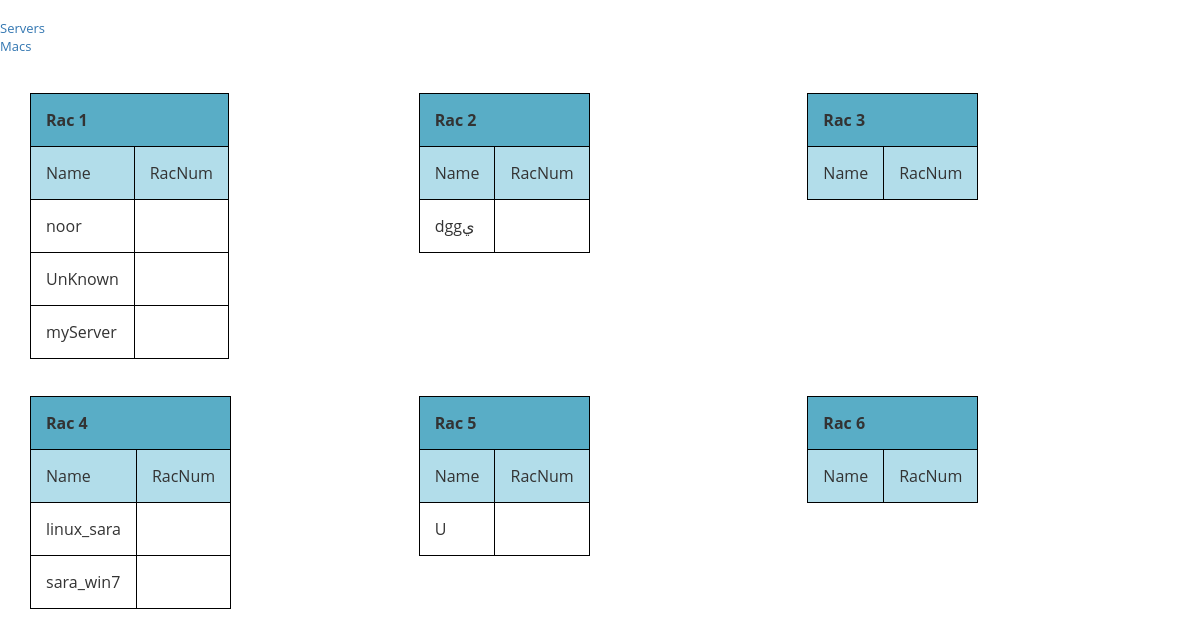
Page /showRacServers on the earlier database version.
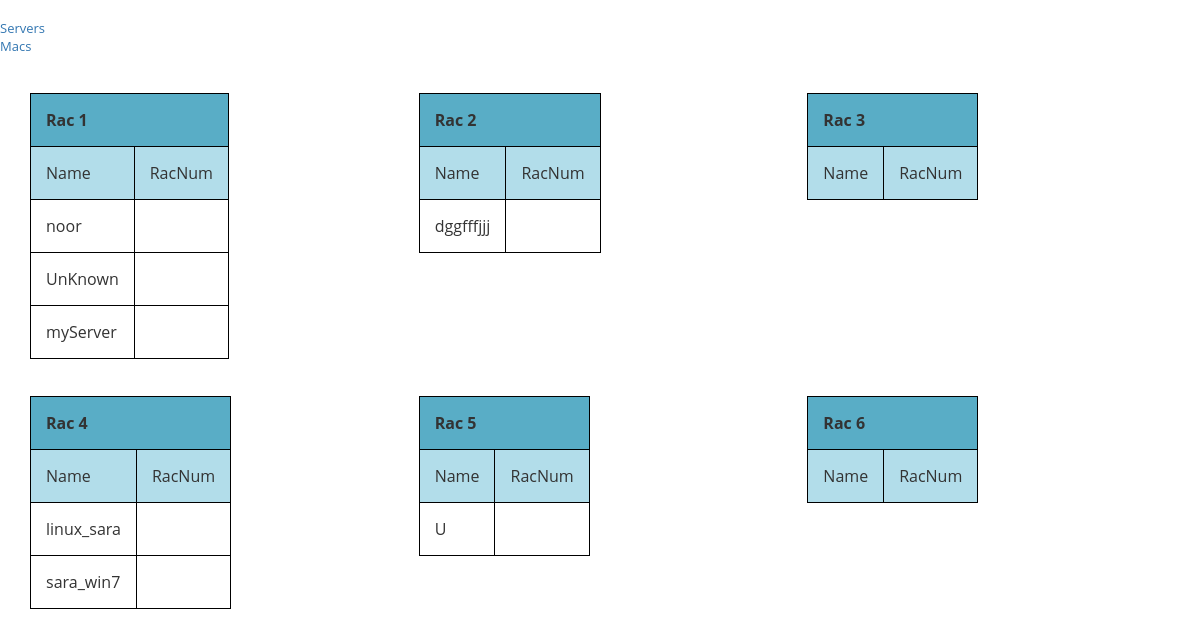
Same page on the later database version.
### blogs/models.py (models this page shows, shortened)
class Server(models.Model):
    typeChoices = (
        ('A', 'A'),
        ('B', 'B'),
        ('C', 'C'),
    )
    name=models.CharField(max_length=30,primary_key=True,default='UnKnown')
    Type = models.CharField(max_length=1, choices = typeChoices)
    RAM = models.CharField(max_length=30)
    Core = models.PositiveSmallIntegerField()
    Storage = models.CharField(max_length=30)
    RackNum = models.ForeignKey('Rac', related_name='racs')

### blogs/views.py (the view)
# urls.py: url(r'^showRacServers$', 'blogs.views.ShowRacServersView', name='showRacServers'),
def ShowRacServersView(request, template_name='RacServers.html'):
    rac1Servers = Server.objects.filter(RackNum=1)
    rac2Servers = Server.objects.filter(RackNum=2)
    rac3Servers = Server.objects.filter(RackNum=3)
    rac4Servers = Server.objects.filter(RackNum=4)
    rac5Servers = Server.objects.filter(RackNum=5)
    rac6Servers = Server.objects.filter(RackNum=6)
    context = {
        'rac1Servers' : rac1Servers,
        'rac2Servers' :rac2Servers,
        'rac3Servers': rac3Servers,
        'rac4Servers': rac4Servers,
        'rac5Servers': rac5Servers,
        'rac6Servers': rac6Servers,
    }
    return render(request, template_name, context)

### blogs/templates/RacServers.html (shortened to what this page needs)
{% load staticfiles %}
<link rel="stylesheet" type="text/css" media="screen" href="{% static 'css/bootstrap.min.css' %}">
<a href="{% url 'server_list' %}"> Servers </a><br>
<a href="{% url 'mac_list' %}"> Macs </a><br>
<div class="container">
<div class="row">
    <div class="col-sm-4">
        <table>
            <tr style="background-color:#59adc6">
                <th colspan="2">Rac 1</th>
             </tr>
             <tr style="background-color:#b2ddea">
                <td>Name</td>
                <td>RacNum</td>
             </tr>
            {% for server in rac1Servers %}
                <tr>
                    <td>{{server.name}}</td>
                    <td>{{server.RacNum}}</td>
                </tr>
            {% endfor %}
        </table>
    </div>
    <div class="col-sm-4">
        <table>
            <tr style="background-color:#59adc6">
                <th colspan="2">Rac 2</th>
             </tr>
            <tr style="background-color:#b2ddea">
                <td>Name</td>
                <td>RacNum</td>
             </tr>
            {% for server in rac2Servers %}
                <tr>
                    <td>{{server.name}}</td>
                    <td>{{server.RacNum}}</td>
                </tr>
            {% endfor %}
        </table>
    </div>
    <div class="col-sm-4">
        <table>
            <tr style="background-color:#59adc6">
                <th colspan="2">Rac 3</th>
             </tr>
            <tr style="background-color:#b2ddea">
                <td>Name</td>
                <td>RacNum</td>
            </tr>
        </table>
    </div>
</div><br><br>
<div class="row">
    <div class="col-sm-4">
        <table>
            <tr style="background-color:#59adc6">
                <th colspan="2">Rac 4</th>
             </tr>
            <tr style="background-color:#b2ddea">
                <td>Name</td>
                <td>RacNum</td>
            </tr>
            {% for server in rac4Servers %}
                <tr>
                    <td>{{server.name}}</td>
                    <td>{{server.RacNum}}</td>
                </tr>
            {% endfor %}
        </table>
    </div>
    <div class="col-sm-4">
        <table>
            <tr style="background-color:#59adc6">
                <th colspan="2">Rac 5</th>
             </tr>
            <tr style="background-color:#b2ddea">
                <td>Name</td>
                <td>RacNum</td>
            </tr>
            {% for server in rac5Servers %}
                <tr>
                    <td>{{server.name}}</td>
                    <td>{{server.RacNum}}</td>
                </tr>
            {% endfor %}
        </table>
    </div>
    <div class="col-sm-4">
        <table>
            <tr style="background-color:#59adc6">
                <th colspan="2">Rac 6</th>
             </tr>
            <tr style="background-color:#b2ddea">
                <td>Name</td>
                <td>RacNum</td>
            </tr>
        </table>
    </div>
</div>
</div>

Differences in the rows shown:
removed Server: name "dggي"
added Server: name "dggfffjjj"
